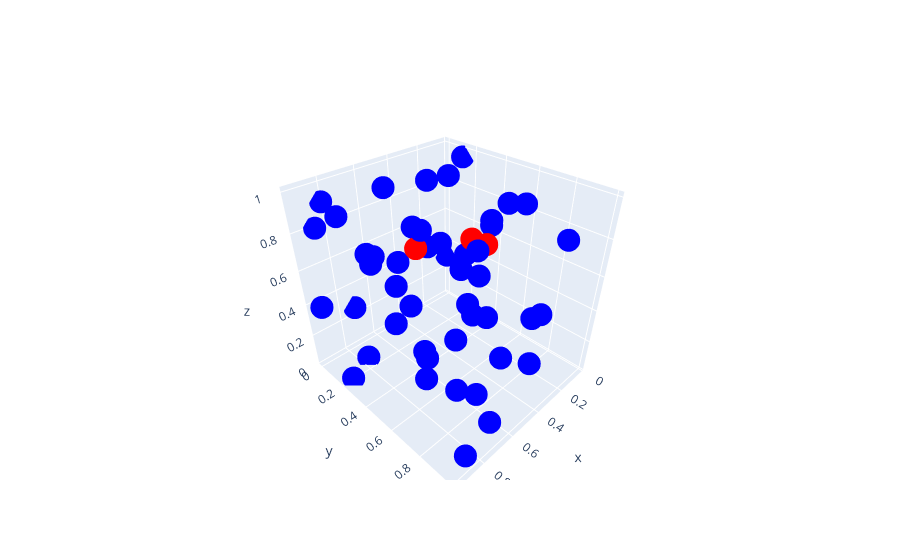

This figure's notebook cell:
### Markdown cell above
Or, we could just plot the $n$ deepest points

### Code cell
bd.plot_deepest(n=3)
